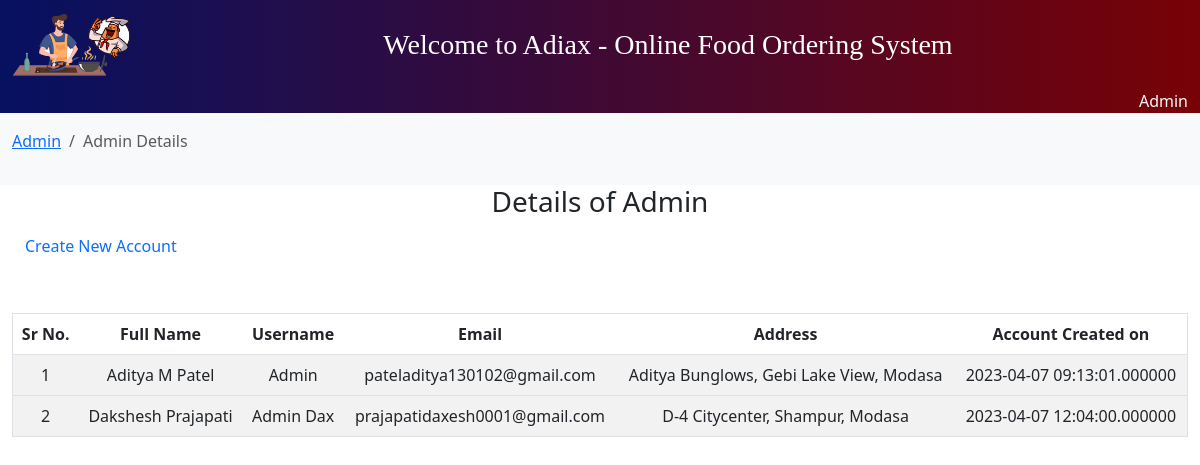
/admin_tbl.php (signed in), run on the app's committed database.
### tables this page shows
CREATE TABLE `admin_tbl` (
  `fullname` varchar(255) NOT NULL COMMENT 'Fullname of Admin will be shown here',
  `username` varchar(255) NOT NULL COMMENT 'Unique Admin name will be shown here',
  `email` varchar(255) NOT NULL COMMENT 'email ID will be a Primary Key',
  `password` varchar(255) NOT NULL COMMENT 'Hash Algorithm will be used for Passwords',
  `Address` varchar(255) NOT NULL COMMENT 'Address of the Users',
  `datetime` datetime(6) NOT NULL DEFAULT current_timestamp(6)
);

### admin_tbl.php (the view, shortened to what this page needs)
<!DOCTYPE html>
<html lang="en">
<head>
    <link rel="stylesheet" href="AdiPersonalBootstrap/bootstrap.css">
    <link rel="stylesheet" href="style.css">
</head>
<body>
<?php
include('Connection.php');
?>
    <?php
    if (isset($_SESSION['adminname'])) {
    ?>
        <nav class="navbar navbar-expand-sm linear-gradient2adi navbar-dark">
            <div class="container-fluid">
                <a class="navbar-brand" href="index.php">
                    <img src="img/logo.png" width="120vw" class="img-fluid justify-content-center" alt="">
                </a>
                <div class="collapse navbar-collapse justify-content-center text-center" id="collapsibleNavbar">
                    <ul class="navbar-nav">
                        <li class="nav-item">
                            <a class="nav-link text-white text-monotypecorsiva fs-3" href="index.php">
                                Welcome to Adiax - Online Food Ordering System
                            </a>
                        </li>
                    </ul>
                </div>
            </div>
        </nav>
        <div class="container-fluid linear-gradient2adi text-end text-light">
            <i class="fa fa-user"></i>
            <?php
            echo $_SESSION['adminname'];
            ?>
        </div>
        <div class="container-fluid bg-light text-primary py-3">
            <nav aria-label="breadcrumb">
                <ol class="breadcrumb">
                    <li class="breadcrumb-item"><a href="Admin.php" class="text-primary">Admin</a></li>
                    <li class="breadcrumb-item active" aria-current="page">Admin Details</li>
                </ol>
            </nav>
        </div>
        <h3 class="text-center justify-content-center">
            Details of Admin
        </h3>
        <div class="container-fluid">
            <a class="btn btn-outline-transparent text-primary text-mediumadi text-end" data-bs-toggle="modal" data-bs-target="#adminsignuptarget">Create New Account</a>
        </div>
        <br>
        <br>
        <div class="container-fluid">
            <table class="table table-striped table-hover text-center border">
                <thead>
                    <tr>
                        <th scope="col">Sr No.</th>
                        <th scope="col">Full Name</th>
                        <th scope="col">Username</th>
                        <th scope="col">Email</th>
                        <th scope="col">Address</th>
                        <th scope="col">Account Created on</th>
                    </tr>
                </thead>
                <?php
                $sql = "SELECT * FROM admin_tbl ORDER BY datetime ASC";
                $result = mysqli_query($conn, $sql);
                $sr_no = 1;
                while ($row = mysqli_fetch_assoc($result)) {
                ?>
                    <tbody>
                        <tr>
                            <td scope="row"><?php echo $sr_no;  ?></td>
                            <td scope="row"><?php echo $row['fullname'] ?></td>
                            <td scope="row"><?php echo $row['username'] ?></td>
                            <td scope="row"><?php echo $row['email'] ?></td>
                            <td scope="row"><?php echo $row['Address'] ?></td>
                            <td scope="row"><?php echo $row['datetime'] ?></td>
                        </tr>
                    <?php
                    $sr_no++;
                }
                    ?>
                    </tbody>
            </table>
        </div>
    <?php
    }
    ?>
</body>
</html>

### style.css (style rules this page uses)
.text-mediumadi { font-size: medium; }
.linear-gradient2adi { background-image: linear-gradient(to right, #061161, #780206); }
.text-monotypecorsiva { font-family: monotype Corsiva; }

### data on the page
admin_tbl: fullname "Aditya M Patel", username "Admin", email "pateladitya130102@gmail.com", Address "Aditya Bunglows, Gebi Lake View, Modasa", datetime "2023-04-07 09:13:01.000000"
admin_tbl: fullname "Dakshesh Prajapati", username "Admin Dax", email "prajapatidaxesh0001@gmail.com", Address "D-4 Citycenter, Shampur, Modasa", datetime "2023-04-07 12:04:00.000000"

### other printed values
$_SESSION['adminname'] "Admin"
